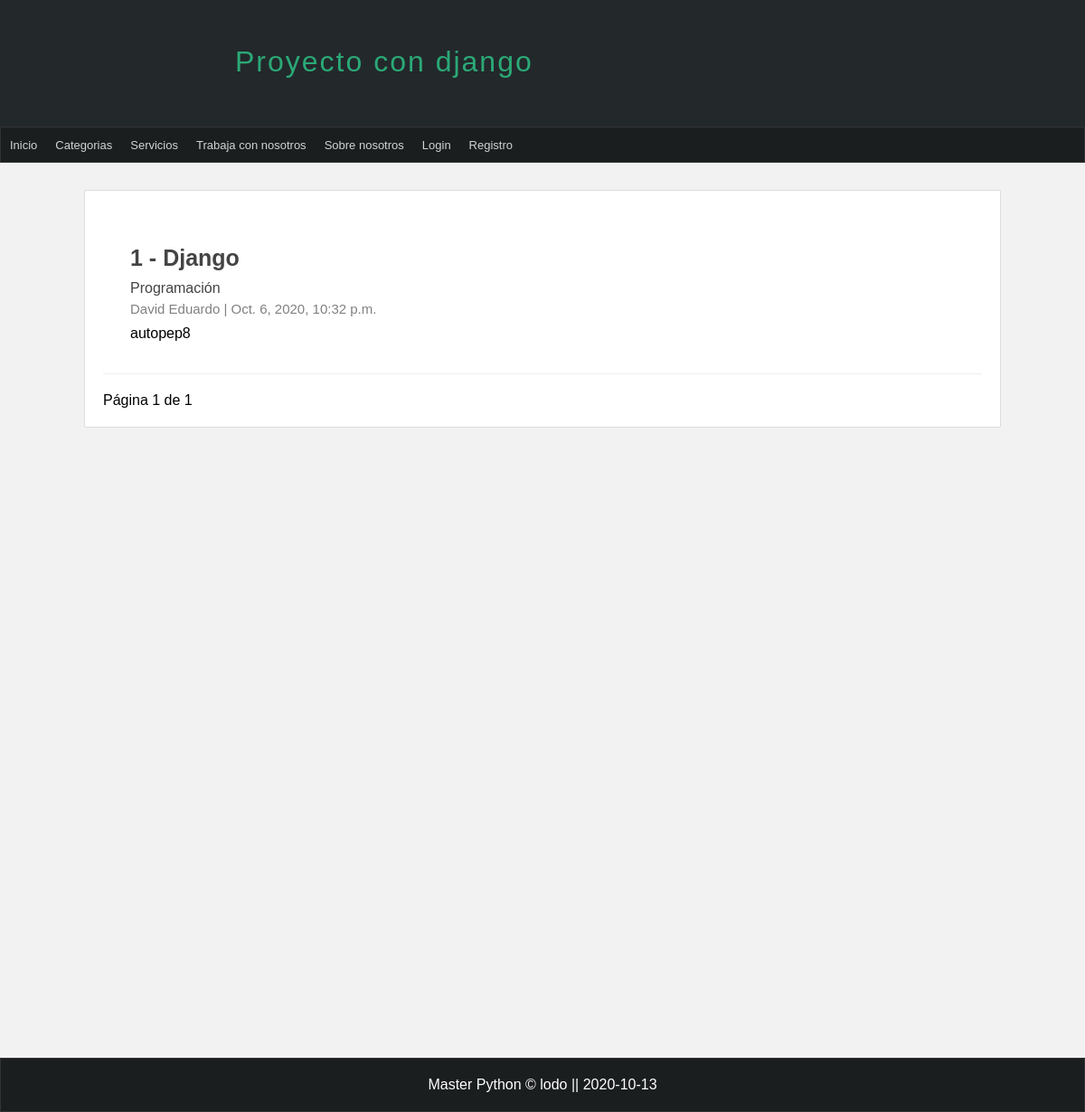
Before: /articulos/?page=3 with the older database file.
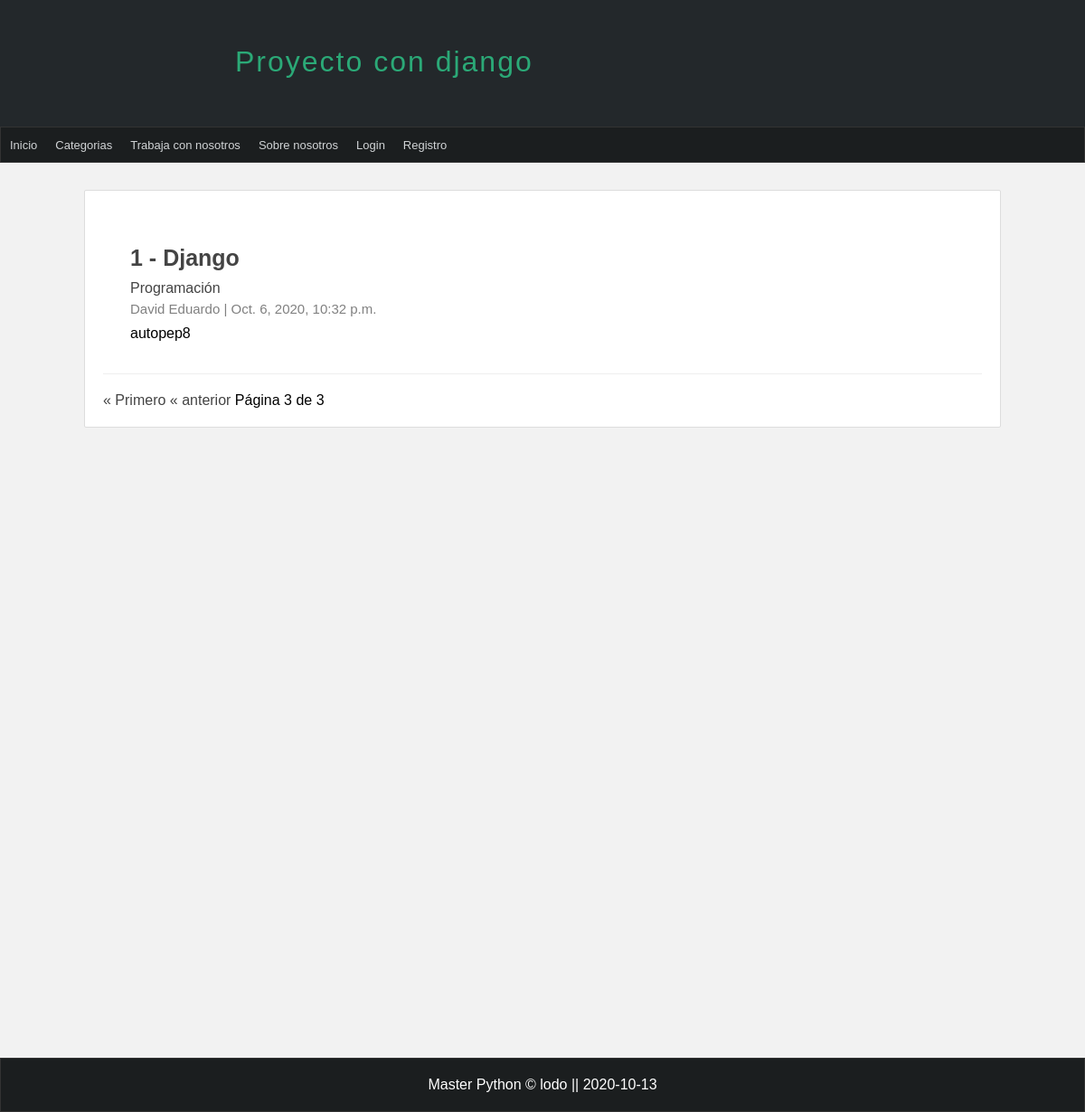
After: the same page with the newer database file.
### pages/models.py (models this page shows, shortened)
class Page(models.Model):
    title = models.CharField( max_length=50, verbose_name="Título")
    content = RichTextField(verbose_name="Contenido")
    slug = models.CharField(unique=True, max_length=144, verbose_name="URL amigable")
    order = models.IntegerField(default=0, verbose_name="Orden")
    visible = models.BooleanField(verbose_name="¿Visible?")
    create_at = models.DateTimeField(auto_now_add=True, verbose_name="Crado el")
    updated_at = models.DateTimeField(auto_now=True, verbose_name="Actualizado el")
    class Meta():
      verbose_name="Página"
      verbose_name_plural = "Páginas"

### blog/models.py (models this page shows, shortened)
class Article(models.Model):
    title = models.CharField(max_length=150, verbose_name="Titulo")
    content = RichTextField(verbose_name="Contenido")
    public = models.BooleanField(verbose_name="¿Publicado?")
    user = models.ForeignKey(User,editable=False, verbose_name="Usuario", on_delete=models.CASCADE)
    categorys = models.ManyToManyField(Category, verbose_name="Categorias", blank=True, related_name="articles")
    created_at = models.DateTimeField(auto_now_add=True, verbose_name="Creado el")
    updated_at = models.DateTimeField(auto_now=True, verbose_name="Editado")
    class Meta:
        verbose_name = 'Articulo'
        verbose_name_plural = 'Articulos'
        ordering = ['-created_at']

class Category(models.Model):
    name = models.CharField(max_length=100, verbose_name="Nombre")
    description = models.CharField(max_length=255, verbose_name="Descripción")
    created_at = models.DateTimeField(
        auto_now_add=True, verbose_name="Creado el")
    class Meta:
        verbose_name = 'Categoria'
        verbose_name_plural = 'Categorias'

### blog/views.py (the view)
# urls.py: path('articulos/', views.list , name='list_articles'),
def list(request):
    articles = Article.objects.all()
    paginator = Paginator(articles, 2)
    page = request.GET.get('page')
    page_articles = paginator.get_page(page)
    return render(request, 'articles/list.html', {
        'title': 'Articulos',
        'articles': page_articles
    })

### blog/context_processors.py (called while the page is built)
def get_categories(request):
    categories_in_use = Article.objects.filter(public=True).values_list('categorys', flat=True)
    categories = Category.objects.filter(id__in=categories_in_use).values_list('id', 'name')
    return {
        'categories': categories,
        'ids': categories_in_use
    }

### pages/context_processors.py (called while the page is built)
def get_pages(request):
    pages = Page.objects.filter(visible=True).order_by('order').values_list('id', 'title', 'slug')
    return {
        'pages': pages
    }

### blog/templates/articles/list.html (shortened to what this page needs)
{% extends 'layouts/layout.html' %}
{% block content %}
{% include 'articles/articles.html' %}
{% include 'articles/pagination.html' %}
{% endblock %}

### miapp/templates/layouts/layout.html (shortened to what this page needs)
<!DOCTYPE html>
<html lang="es">
  <head>
    {% load static %}
    <link
      rel="stylesheet"
      type="text/css"
      href="{% static 'css/style.css' %}"
    />
  </head>
  <body>
    <header>
      <div id="logo">
        <h1>Proyecto con django</h1>
      </div>
    </header>
    <nav>
      <ul>
        <li>
          <a href="{% url 'index' %}">Inicio</a>
        </li>
        <li>
          <a href="{% url 'list_articles' %}">Categorias</a>
        </li>
        {% for page in pages %}
        <li>
          <a href="{% url 'page' page.2 %}">{{page.1}}</a>
        </li>
        {% endfor %}
         <li>
          <a href="{% url 'login' %}">Login</a>
        </li>
         <li>
          <a href="{% url 'registro' %}">Registro</a>
        </li>
      </ul>
    </nav>
    <div id="content">
      <div class="box">{% block content %} {% endblock %}</div>
    </div>
    <footer>Master Python &copy; lodo || {% now "Y-m-d" %}</footer>
  </body>
</html>

### blog/templates/articles/articles.html (shortened to what this page needs)
{% for article in articles %}
<article class="article-item">
  <div class="data">
    <h2>
      <a href="{% url 'article' article.id %}">
       {{article.id}} - {{article.title}}
      </a>
    </h2>
    <p>
    {% for category in article.categorys.all %}
      <a href="{% url 'category' category.id %}">  {{category.name}}</a>
    {% endfor %}
    <p>
    <span>
    {{article.user.first_name}}
    {{article.user.last_name}}
    |
    {{article.created_at}}
    </span>
    <p>{{article.content|safe}}</p>
  </div>
</article>
{% endfor %}

Changed rows visible on the page:
no longer on this page (row edited): Page: title "Servicios"
Other visible differences:
{{ articles.number }}: "1" → "3"
{{ articles.paginator.num_pages }}: "1" → "3"
text now shown: "« Primero « anterior"
